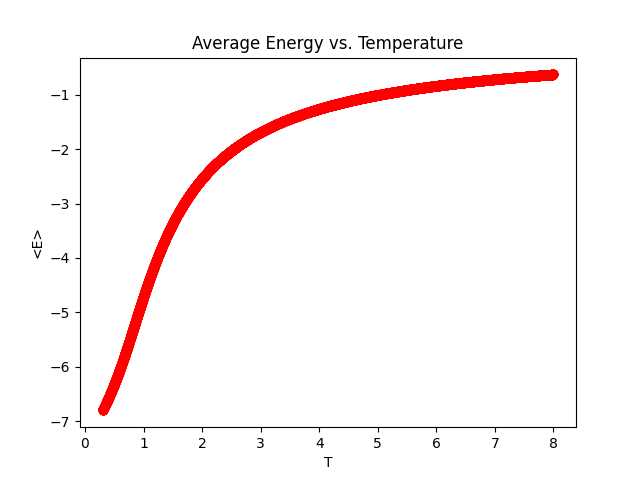

The Python source for this figure:
import numpy as np
import matplotlib.pyplot as plt
import os
from utils import E_avg, ternary

J = 1
N_1 = 3 #set to 1 for 1D
N_2 = 3
N = N_1 * N_2
vac = 3
T_min = 0.3
T_max = 8.0
M = 10000
states = 3 ** (N)
E_n = np.zeros(states)
T_arr = np.linspace(T_min, T_max, M)
E_arr = np.zeros(M)
C_arr = np.zeros(M)
S_arr = np.zeros(M)
F_arr = np.zeros(M)

m1 = ternary(int((3 ** (N_1 - 1) - 1) // 2 * np.sum(3 ** (N_1 * np.arange(N_2)))), N)
m2 = ternary((3 ** (N_1 * (N_2 - 1)) - 1) // 2, N)
for i in range(states):
    s = ternary(i, N)
    if s.counts[0] == vac:
        anti_1 = ((((s >> 1) * s) * m1)).counts #spins within row
        anti_2 = ((((s >> N_1) * s) * m2)).counts #spins within column
        E = -1 * J * (anti_1[1] + anti_2[1] - anti_1[2] - anti_2[2])
    else:
        E = None
    E_n[i] = E
for i, T in enumerate(T_arr):
    E_arr[i] = E_avg(E_n[~np.isnan(E_n)], T)

plt.plot(T_arr, E_arr, "ro")
plt.xlabel("T")
plt.ylabel("<E>")
plt.title("Average Energy vs. Temperature")
plt.savefig(os.path.join(os.path.dirname(__file__), "5-4.png"))
plt.show()